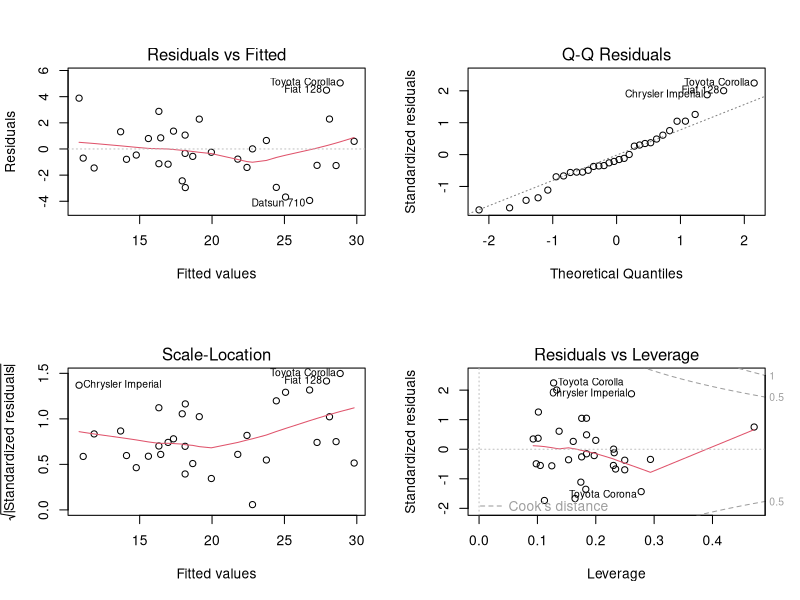
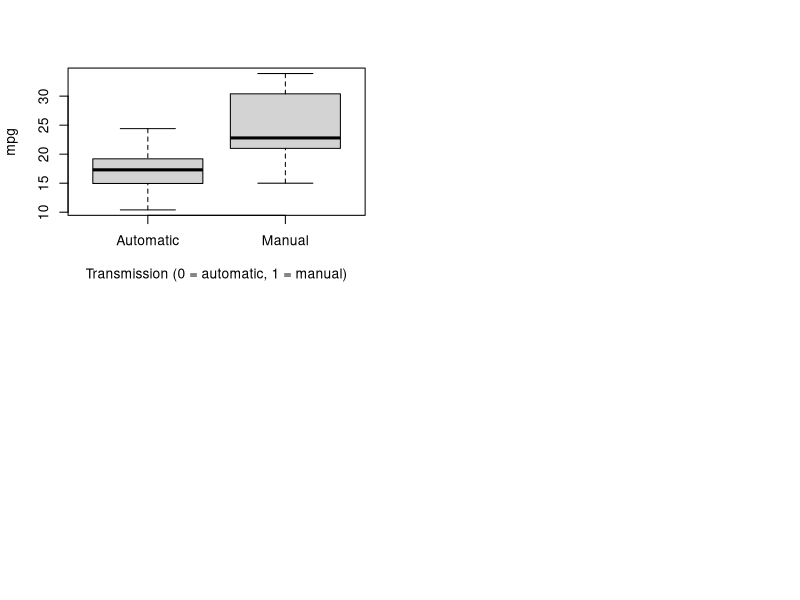
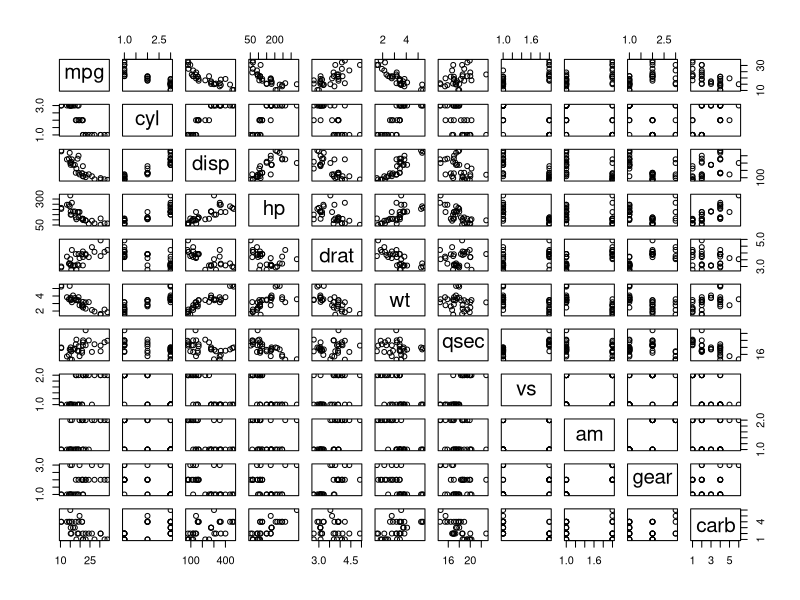

The R source for these figures, in order:
## ---- chunk 1
#
library(knitr)
## ---- chunk 2
data(mtcars)
mtcars$cyl <- factor(mtcars$cyl)
mtcars$vs <- factor(mtcars$vs)
mtcars$gear <- factor(mtcars$gear)
mtcars$carb <- factor(mtcars$carb)
mtcars$am <- factor(mtcars$am,labels=c('Automatic','Manual'))
str(mtcars)
## ---- chunk 3
init_model <- lm(mpg ~ ., data = mtcars)
best_model <- step(init_model, direction = "both")
## ---- chunk 4
summary(best_model)
## ---- chunk 5
base_model <- lm(mpg ~ am, data = mtcars)
anova(base_model, best_model)
## ---- chunk 6
par(mfrow = c(2, 2))
plot(best_model)
## ---- chunk 7
leverage <- hatvalues(best_model)
tail(sort(leverage),3)
## ---- chunk 8
influential <- dfbetas(best_model)
tail(sort(influential[,6]),3)
## ---- chunk 9
t.test(mpg ~ am, data = mtcars)
## ---- chunk 10
boxplot(mpg ~ am, data = mtcars, xlab = "Transmission (0 = automatic, 1 = manual)")
## ---- chunk 11
pairs(mtcars)
